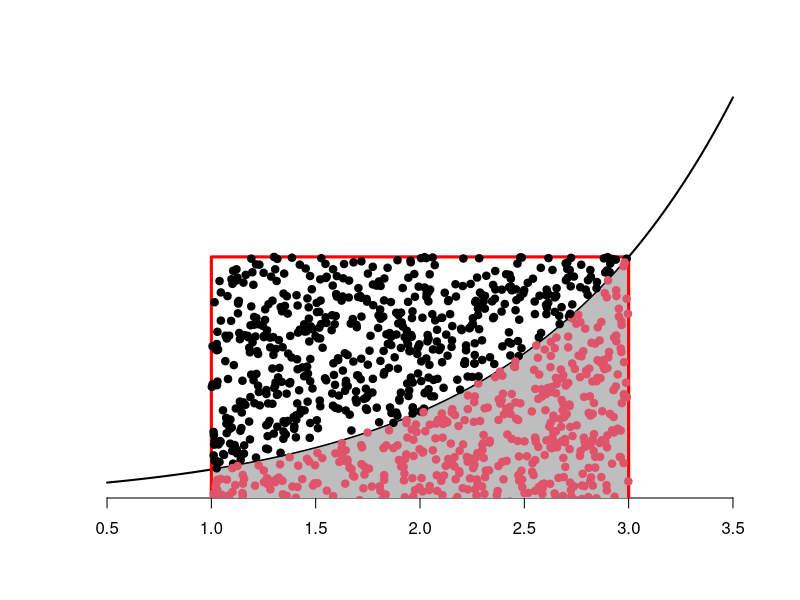

Reproduce this figure in R.
#exponencial
#Definimos la curva
curve(exp,0.5,3.5,lwd=2,axes = F,xlab='',ylab = '')
#Estableciendo el eje x
axis(1)
#Creando una secuencia para definir las coordenadas 
t <-seq(1,3,by = 0.01)
x <- c(1,t,3)
y <- c(0,exp(t),0)
#Sombreamos el area bajo la curva seleccionada
polygon(x,y,col = 'grey')
#Añade una linea horizontar en y=0
abline(h=0,lwd=2)
#Genera el rectangulo
rect(1,0,3,exp(3),border = 'red',lwd = 3)
#Nnumero de muestras aleatorias
n= 1000
#Produce la aleatoriedad de las muestras
x1 <- runif(n,1,3)
y1 <- runif(n,0,exp(3))
#delimita la seccion superior e inferior para cada muestra
ab <- as.factor((y1 <= exp(x1))*1)
#muestra las variables aliatorias en la grafica
points(x1,y1,col=c(1,2)[ab],pch = c(19,19)[ab])
#valor real del area
exp(3)-exp(1)
#hallamos el area aproximada
table(ab)/n
(table(ab)/n)*2*exp(3)
